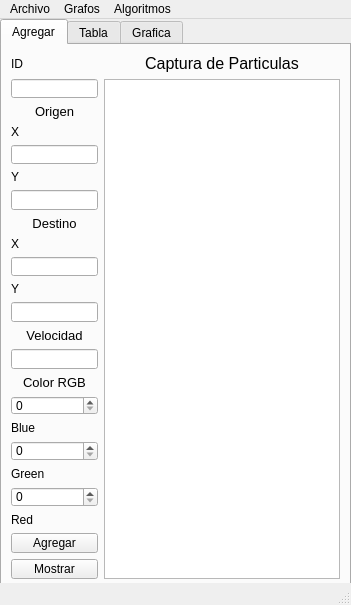
<?xml version="1.0" encoding="UTF-8"?>
<ui version="4.0">
 <class>MainWindow</class>
 <widget class="QMainWindow" name="MainWindow">
  <property name="geometry">
   <rect>
    <x>0</x>
    <y>0</y>
    <width>351</width>
    <height>605</height>
   </rect>
  </property>
  <property name="windowTitle">
   <string>Particulas</string>
  </property>
  <property name="styleSheet">
   <string notr="true"/>
  </property>
  <widget class="QWidget" name="centralwidget">
   <widget class="QTabWidget" name="tabWidget">
    <property name="geometry">
     <rect>
      <x>0</x>
      <y>0</y>
      <width>351</width>
      <height>571</height>
     </rect>
    </property>
    <property name="currentIndex">
     <number>0</number>
    </property>
    <widget class="QWidget" name="tab">
     <attribute name="title">
      <string>Agregar</string>
     </attribute>
     <layout class="QGridLayout" name="gridLayout">
      <item row="14" column="0">
       <widget class="QLineEdit" name="velocidad"/>
      </item>
      <item row="23" column="0">
       <widget class="QPushButton" name="mostrar">
        <property name="text">
         <string>Mostrar</string>
        </property>
       </widget>
      </item>
      <item row="20" column="0">
       <widget class="QSpinBox" name="color_r">
        <property name="maximum">
         <number>250</number>
        </property>
       </widget>
      </item>
      <item row="16" column="0">
       <widget class="QSpinBox" name="color_b">
        <property name="maximum">
         <number>250</number>
        </property>
       </widget>
      </item>
      <item row="11" column="0">
       <widget class="QLabel" name="label_7">
        <property name="text">
         <string>Y</string>
        </property>
       </widget>
      </item>
      <item row="2" column="0">
       <widget class="QLineEdit" name="id"/>
      </item>
      <item row="12" column="0">
       <widget class="QLineEdit" name="destinoy"/>
      </item>
      <item row="19" column="0">
       <widget class="QLabel" name="label_10">
        <property name="text">
         <string>Green</string>
        </property>
       </widget>
      </item>
      <item row="9" column="0">
       <widget class="QLabel" name="label_6">
        <property name="text">
         <string>X</string>
        </property>
       </widget>
      </item>
      <item row="18" column="0">
       <widget class="QSpinBox" name="color_g">
        <property name="maximum">
         <number>250</number>
        </property>
       </widget>
      </item>
      <item row="5" column="0">
       <widget class="QLineEdit" name="origenx"/>
      </item>
      <item row="1" column="0">
       <widget class="QLabel" name="label">
        <property name="text">
         <string>ID</string>
        </property>
       </widget>
      </item>
      <item row="15" column="0">
       <widget class="QLabel" name="label_13">
        <property name="text">
         <string>&lt;html&gt;&lt;head/&gt;&lt;body&gt;&lt;p align=&quot;center&quot;&gt;&lt;span style=&quot; font-size:10pt;&quot;&gt;Color RGB&lt;/span&gt;&lt;/p&gt;&lt;/body&gt;&lt;/html&gt;</string>
        </property>
       </widget>
      </item>
      <item row="13" column="0">
       <widget class="QLabel" name="label_14">
        <property name="text">
         <string>&lt;html&gt;&lt;head/&gt;&lt;body&gt;&lt;p align=&quot;center&quot;&gt;&lt;span style=&quot; font-size:10pt;&quot;&gt;Velocidad&lt;/span&gt;&lt;/p&gt;&lt;/body&gt;&lt;/html&gt;</string>
        </property>
       </widget>
      </item>
      <item row="4" column="0">
       <widget class="QLabel" name="label_3">
        <property name="text">
         <string>X</string>
        </property>
       </widget>
      </item>
      <item row="10" column="0">
       <widget class="QLineEdit" name="destinox"/>
      </item>
      <item row="7" column="0">
       <widget class="QLineEdit" name="origeny"/>
      </item>
      <item row="3" column="0">
       <widget class="QLabel" name="label_8">
        <property name="text">
         <string>&lt;html&gt;&lt;head/&gt;&lt;body&gt;&lt;p align=&quot;center&quot;&gt;&lt;span style=&quot; font-size:10pt;&quot;&gt;Origen&lt;/span&gt;&lt;/p&gt;&lt;/body&gt;&lt;/html&gt;</string>
        </property>
       </widget>
      </item>
      <item row="8" column="0">
       <widget class="QLabel" name="label_12">
        <property name="text">
         <string>&lt;html&gt;&lt;head/&gt;&lt;body&gt;&lt;p align=&quot;center&quot;&gt;&lt;span style=&quot; font-size:10pt;&quot;&gt;Destino&lt;/span&gt;&lt;/p&gt;&lt;/body&gt;&lt;/html&gt;</string>
        </property>
       </widget>
      </item>
      <item row="21" column="0">
       <widget class="QLabel" name="label_9">
        <property name="text">
         <string>Red</string>
        </property>
       </widget>
      </item>
      <item row="22" column="0">
       <widget class="QPushButton" name="agregar">
        <property name="styleSheet">
         <string notr="true"/>
        </property>
        <property name="text">
         <string>Agregar</string>
        </property>
       </widget>
      </item>
      <item row="17" column="0">
       <widget class="QLabel" name="label_11">
        <property name="text">
         <string>Blue</string>
        </property>
       </widget>
      </item>
      <item row="6" column="0">
       <widget class="QLabel" name="label_5">
        <property name="text">
         <string>Y</string>
        </property>
       </widget>
      </item>
      <item row="2" column="1" rowspan="22">
       <widget class="QPlainTextEdit" name="salida"/>
      </item>
      <item row="1" column="1">
       <widget class="QLabel" name="label_2">
        <property name="styleSheet">
         <string notr="true">font: 7pt &quot;MS Shell Dlg 2&quot;;</string>
        </property>
        <property name="text">
         <string>&lt;html&gt;&lt;head/&gt;&lt;body&gt;&lt;p align=&quot;center&quot;&gt;&lt;span style=&quot; font-size:12pt;&quot;&gt;Captura de Particulas&lt;/span&gt;&lt;/p&gt;&lt;/body&gt;&lt;/html&gt;</string>
        </property>
       </widget>
      </item>
     </layout>
    </widget>
    <widget class="QWidget" name="tab_2">
     <attribute name="title">
      <string>Tabla</string>
     </attribute>
     <layout class="QVBoxLayout" name="verticalLayout">
      <item>
       <layout class="QHBoxLayout" name="horizontalLayout">
        <item>
         <widget class="QLineEdit" name="buscar_lineEdit"/>
        </item>
        <item>
         <widget class="QPushButton" name="buscar">
          <property name="text">
           <string>Buscar</string>
          </property>
         </widget>
        </item>
       </layout>
      </item>
      <item>
       <widget class="QTableWidget" name="tabla"/>
      </item>
      <item>
       <widget class="QPushButton" name="mostar_tabla">
        <property name="text">
         <string>Mostrar Tabla</string>
        </property>
       </widget>
      </item>
     </layout>
    </widget>
    <widget class="QWidget" name="tab_3">
     <attribute name="title">
      <string>Grafica</string>
     </attribute>
     <widget class="QGraphicsView" name="graphicsView">
      <property name="geometry">
       <rect>
        <x>9</x>
        <y>9</y>
        <width>321</width>
        <height>361</height>
       </rect>
      </property>
     </widget>
     <widget class="QWidget" name="gridLayoutWidget">
      <property name="geometry">
       <rect>
        <x>10</x>
        <y>380</y>
        <width>311</width>
        <height>161</height>
       </rect>
      </property>
      <layout class="QGridLayout" name="gridLayout_2">
       <item row="3" column="0">
        <widget class="QLabel" name="label_4">
         <property name="text">
          <string>Origen X</string>
         </property>
        </widget>
       </item>
       <item row="1" column="0">
        <widget class="QPushButton" name="ordenarV">
         <property name="text">
          <string>Ordenar Velocidad</string>
         </property>
        </widget>
       </item>
       <item row="0" column="0">
        <widget class="QPushButton" name="dibujar">
         <property name="text">
          <string>Dibujar</string>
         </property>
        </widget>
       </item>
       <item row="2" column="1">
        <widget class="QPushButton" name="mas_cercano">
         <property name="text">
          <string>Particulas más Cercana</string>
         </property>
        </widget>
       </item>
       <item row="4" column="0">
        <widget class="QLineEdit" name="origenX"/>
       </item>
       <item row="5" column="0">
        <widget class="QLabel" name="label_16">
         <property name="text">
          <string>Destino X</string>
         </property>
        </widget>
       </item>
       <item row="6" column="0">
        <widget class="QLineEdit" name="destinoX"/>
       </item>
       <item row="1" column="1">
        <widget class="QPushButton" name="ordenarD">
         <property name="text">
          <string>Ordenar Distancia</string>
         </property>
        </widget>
       </item>
       <item row="5" column="1">
        <widget class="QLabel" name="label_17">
         <property name="text">
          <string>Destino Y</string>
         </property>
        </widget>
       </item>
       <item row="0" column="1">
        <widget class="QPushButton" name="limpiar">
         <property name="text">
          <string>Limpiar</string>
         </property>
        </widget>
       </item>
       <item row="2" column="0">
        <widget class="QPushButton" name="puntos">
         <property name="text">
          <string>Puntos</string>
         </property>
        </widget>
       </item>
       <item row="4" column="1">
        <widget class="QLineEdit" name="origenY"/>
       </item>
       <item row="3" column="1">
        <widget class="QLabel" name="label_15">
         <property name="text">
          <string>Origen Y</string>
         </property>
        </widget>
       </item>
       <item row="6" column="1">
        <widget class="QLineEdit" name="destinoY"/>
       </item>
      </layout>
     </widget>
    </widget>
   </widget>
  </widget>
  <widget class="QMenuBar" name="menubar">
   <property name="geometry">
    <rect>
     <x>0</x>
     <y>0</y>
     <width>351</width>
     <height>21</height>
    </rect>
   </property>
   <widget class="QMenu" name="menuArchivo">
    <property name="title">
     <string>Archivo</string>
    </property>
    <addaction name="actionAbrir"/>
    <addaction name="actionGuardar"/>
   </widget>
   <widget class="QMenu" name="menuGrafos">
    <property name="title">
     <string>Grafos</string>
    </property>
    <addaction name="actionVer"/>
   </widget>
   <widget class="QMenu" name="menuAlgoritmos">
    <property name="title">
     <string>Algoritmos</string>
    </property>
    <addaction name="actionProfundidad"/>
    <addaction name="actionAmplitud"/>
    <addaction name="actionPrim"/>
    <addaction name="actionKrustal"/>
    <addaction name="actionDijkstra"/>
   </widget>
   <addaction name="menuArchivo"/>
   <addaction name="menuGrafos"/>
   <addaction name="menuAlgoritmos"/>
  </widget>
  <widget class="QStatusBar" name="statusbar"/>
  <action name="actionAbrir">
   <property name="text">
    <string>Abrir</string>
   </property>
   <property name="shortcut">
    <string>Ctrl+A</string>
   </property>
  </action>
  <action name="actionGuardar">
   <property name="text">
    <string>Guardar</string>
   </property>
   <property name="shortcut">
    <string>Ctrl+S</string>
   </property>
  </action>
  <action name="actionVer">
   <property name="text">
    <string>Ver</string>
   </property>
  </action>
  <action name="actionDibujar">
   <property name="text">
    <string>Dibujar</string>
   </property>
  </action>
  <action name="actionProfundidad">
   <property name="text">
    <string>Recorrido Profundidad</string>
   </property>
  </action>
  <action name="actionPrim">
   <property name="text">
    <string>Prim</string>
   </property>
  </action>
  <action name="actionKrustal">
   <property name="text">
    <string>Krustal</string>
   </property>
  </action>
  <action name="actionDijkstra">
   <property name="text">
    <string>Dijkstra</string>
   </property>
  </action>
  <action name="actionAmplitud">
   <property name="text">
    <string>Recorrido Amplitud</string>
   </property>
  </action>
 </widget>
 <resources/>
 <connections/>
</ui>
